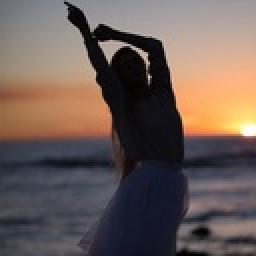
%> input picture Assignment 1/undertest.jpg, 128 x 128 px, shrunk from 491 x 491 before the run (shown 2 times larger)
$ octave question2.m   (GNU Octave 9; MATLAB toolbox functions it lacks are replaced by stand-ins)
%> lines starting %> are read from the running program, lines starting %| are printed output that depends on the picture
clc;
clear;
close;
% Read the image to be modified
a=imread('undertest.jpg');
%> a is the input picture: size 128x128x3 uint8; mean R, G, B 107.2, 92.4, 86.9

% Convert to grayscale incase it is color
a = rgb2gray(a);
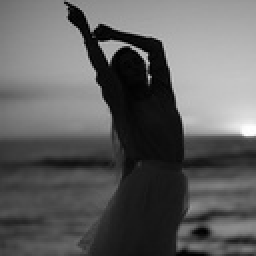
%> a: size 128x128 uint8 (shown 2 times larger); min 0, max 255, mean 96.2
b=size(a);                                          %Reading size
%> b = [128 128]

% Loop for Getting the Histogram of the image
c=zeros(1,256);
for i=1:b(1)                                        %Reading the rows
    for j=1:b(2)                                    %reading the columns
        for k=0:255                                 %k is pointing the graylevel form 0 to 255
            if a(i,j)==k                            %getting the graylevel of the pixel a(i,j)
                c(k+1)=c(k+1)+1;                    %increasing the frequency of the gray level found at a(i,j)
            end
        end
    end
end
%> after the loop, c = 256 values, max 243 at index 25, min 0 at index 237, mean 64

%Generating PDF out of histogram by diving by total no. of pixels
pdf=(1/(b(1)*b(2)))*c;
%> pdf = 256 values, max 0.0148 at index 25, min 0 at index 237, mean 0.00391

%Generating CDF out of PDF
cdf = zeros(1,256);
cdf(1)=pdf(1);
for i=2:256
    cdf(i)=cdf(i-1)+pdf(i);
end
%> after the loop, cdf = 256 values from 0.000427 to 1
cdf = round(255*cdf);
%> cdf = 256 values from 0 to 255
%Reading the other image which has the required histogram
a1=imread('final.jpg');
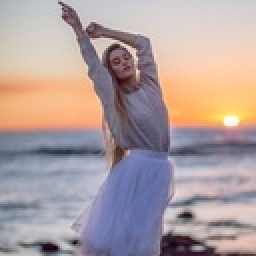
%> input picture Assignment 1/final.jpg, 128 x 128 px, shrunk from 491 x 491 before the run (shown 2 times larger)
%> a1 is the input picture: size 128x128x3 uint8; mean R, G, B 174.3, 158.4, 158.6

%Repeating the above steps for this image
a1 = rgb2gray(a1);
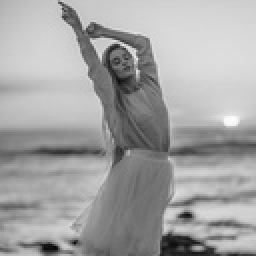
%> a1: size 128x128 uint8 (shown 2 times larger); min 6, max 253, mean 163.2
b1=size(a1);
%> b1 = [128 128]
a1=double(a1);
%> a1: size 128x128 double

c1=zeros(1,256);
for i1=1:b1(1)
    for j1=1:b1(2)
        for k1=0:255
            if a1(i1,j1)==k1
                c1(k1+1)=c1(k1+1)+1;
            end
        end
    end
end
%> after the loop, c1 = 256 values, max 335 at index 211, min 0 at index 1, mean 64
pdf1=(1/(b1(1)*b1(2)))*c1;
%> pdf1 = 256 values, max 0.0204 at index 211, min 0 at index 1, mean 0.00391
cdf1 = zeros(1,256);
cdf1(1)=pdf1(1);
for i1=2:256
    cdf1(i1)=cdf1(i1-1)+pdf1(i1);
end
%> after the loop, cdf1 = 256 values from 0 to 1

cdf1 = round(255*cdf1);
%> cdf1 = 256 values from 0 to 255
%Comparing the CDFs of the given and the required images
d = 255*ones(1,256);
for k=1:256
    for k1=1:256
    if cdf(k)<cdf1(k1)
        d(k)=k1;                                   %tranforming function d
        break
    end
    end
end
%> after the loop, d = 256 values from 23 to 255

%Generating the final output of the given image
ep = zeros(b(1),b(2));
for i=1:b(1)
    for j=1:b(2)
        t=(a(i,j)+1);
        ep(i,j)=d(t);
    end
end
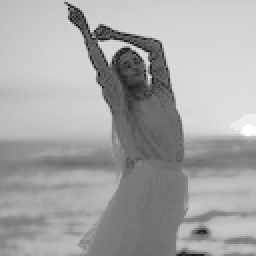
%> ep: size 128x128 double (shown 2 times larger); min 23, max 255, mean 165.3

%generating Histogram of the output image
c2 = zeros(1,256);
for i1=1:b1(1)
    for j1=1:b1(2)
        for k1=0:255
            if ep(i1,j1)==k1
                c2(k1+1)=c2(k1+1)+1;
            end
        end
    end
end
%> after the loop, c2 = 256 values, max 346 at index 212, min 0 at index 1, mean 64


%Plotting Given Image its histogram and Modified image and its Histogram
subplot(2,2,1);
imshow(uint8(a));
title('Original image');
subplot(2,2,2);
imshow(uint8(ep));
title('Modified image');
subplot(2,2,3);
plot(c);
title('histogram of original image');
subplot(2,2,4);
plot(c2);
title('histogram of modified image');
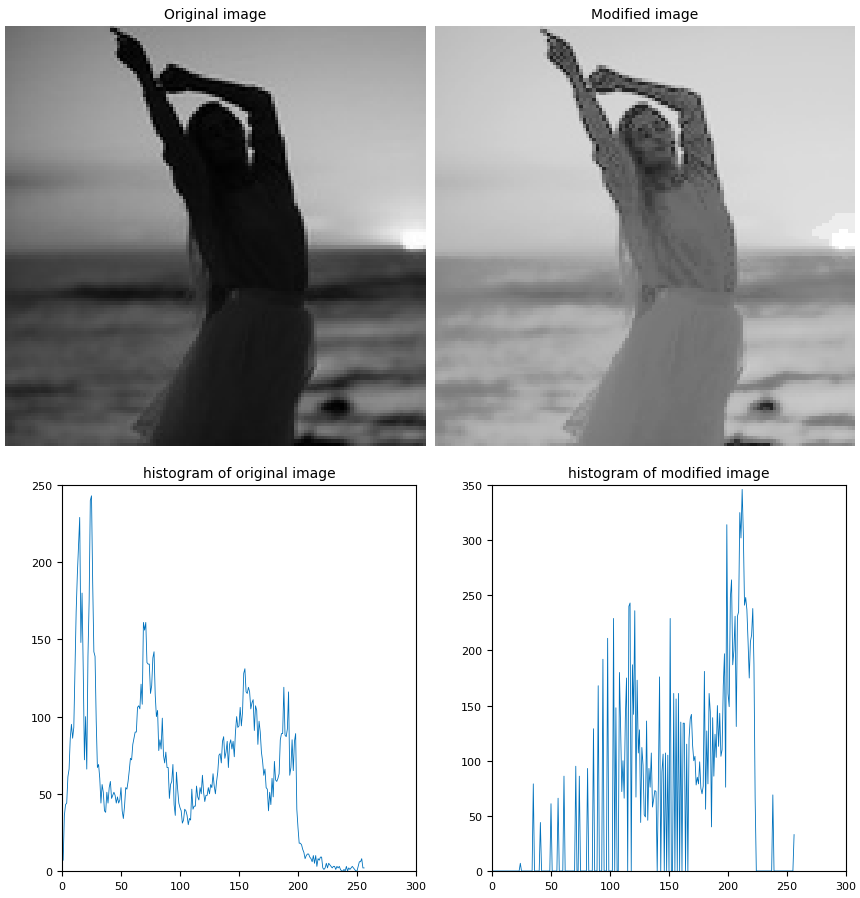
%> figure redrawn from the program's plot data, 4 panels

%Plotting Given Image and Modified image
figure;
subplot(1,2,1);
imshow(uint8(a));
title('Original image');

subplot(1,2,2);
imshow(uint8(ep));
title('Modified image');

%Plotting Modified Image its histogram and Required image and its Histogram
figure;
subplot(2,2,1);
imshow(uint8(a1));
title('Image with required histogram');
subplot(2,2,2);
imshow(uint8(ep));
title('Modified image');
subplot(2,2,3);
plot(c1);
title('Required histogram');
subplot(2,2,4);
plot(c2);
title('histogram of modified image');
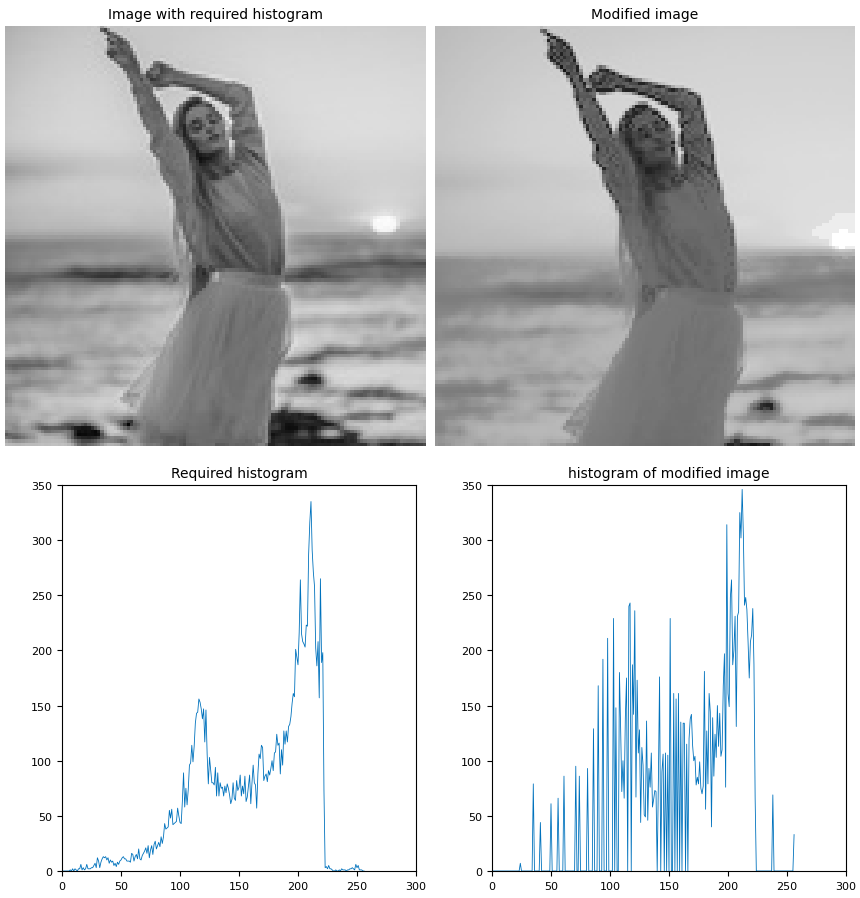
%> figure redrawn from the program's plot data, 4 panels
